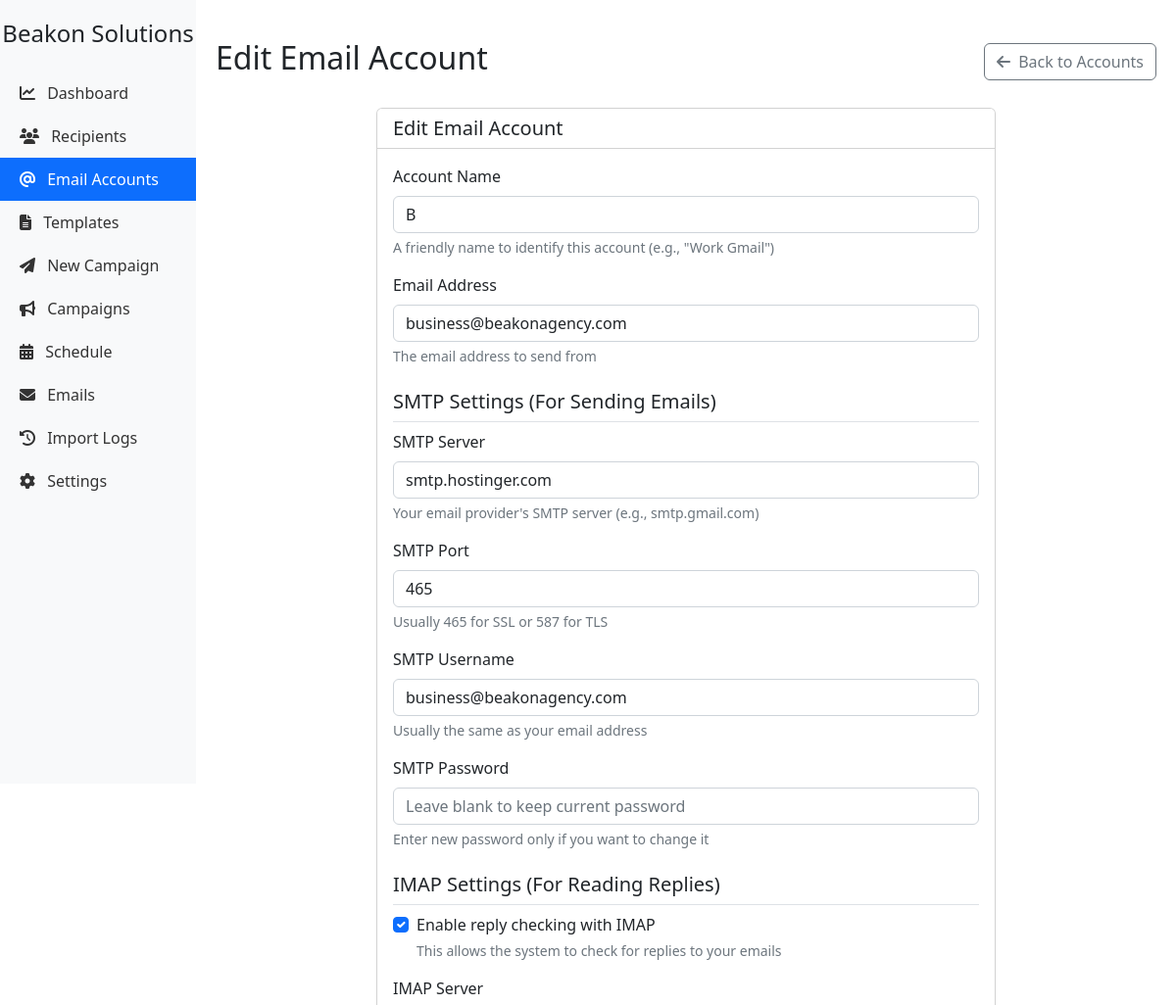
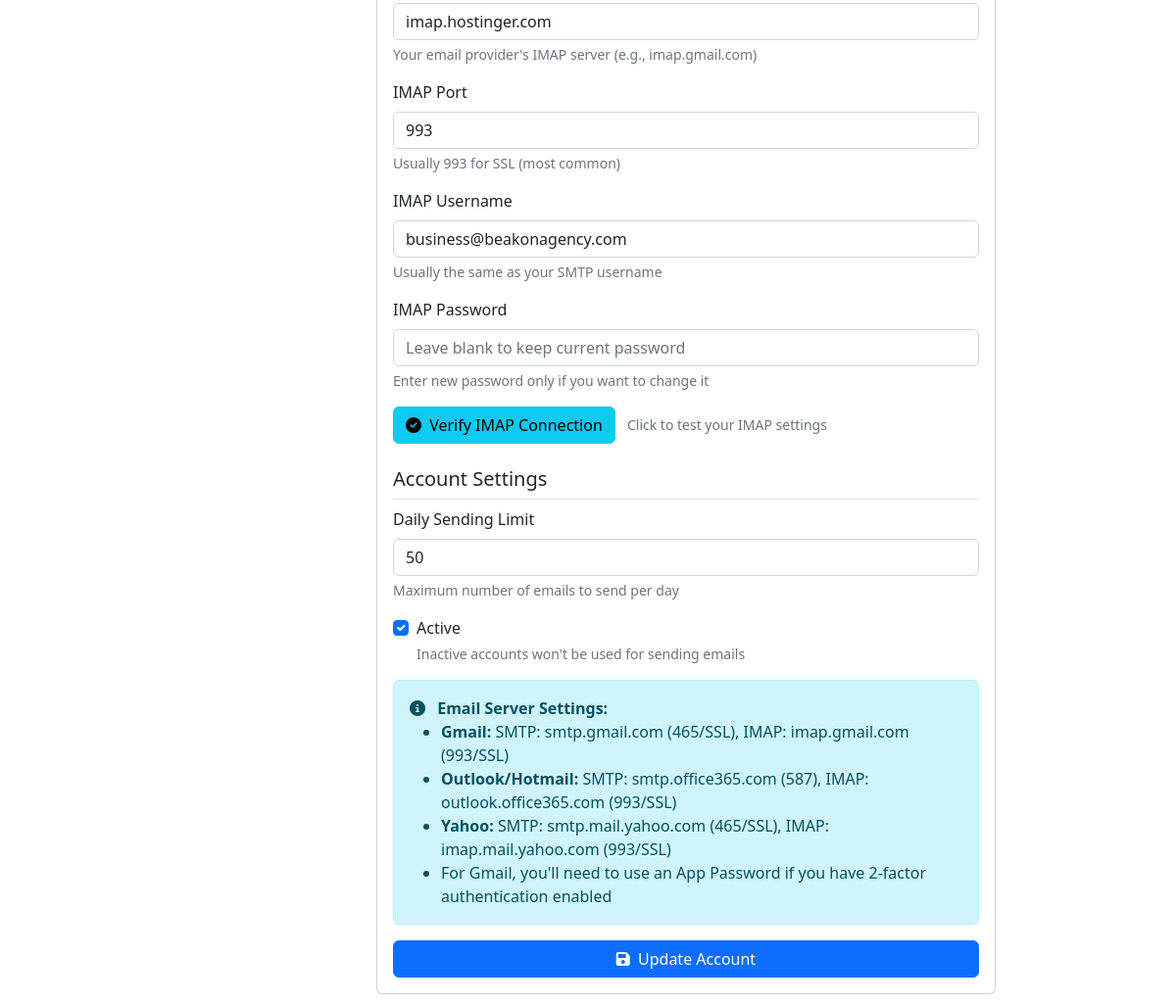
/accounts/1/edit, run on the app's committed database (2 pictures, top to bottom).
### app/models/models.py (models this page shows, shortened)
class EmailAccount(db.Model):
    __table_args__ = {'extend_existing': True}
    id = db.Column(db.Integer, primary_key=True)
    name = db.Column(db.String(100), nullable=False)
    email = db.Column(db.String(120), unique=True, nullable=False)
    smtp_server = db.Column(db.String(100), nullable=False)
    smtp_port = db.Column(db.Integer, nullable=False)
    smtp_username = db.Column(db.String(120), nullable=False)
    smtp_password = db.Column(db.String(255), nullable=False)
    imap_server = db.Column(db.String(100), nullable=True)
    imap_port = db.Column(db.Integer, nullable=True, default=993)
    imap_username = db.Column(db.String(120), nullable=True)
    imap_password = db.Column(db.String(255), nullable=True)
    imap_enabled = db.Column(db.Boolean, default=False)
    imap_verified_at = db.Column(db.DateTime, nullable=True)
    daily_limit = db.Column(db.Integer, default=50)
    is_active = db.Column(db.Boolean, default=True)
    created_at = db.Column(db.DateTime, default=datetime.utcnow)
    updated_at = db.Column(db.DateTime, default=datetime.utcnow, onupdate=datetime.utcnow)
    emails = db.relationship('Email', backref='account', lazy=True)

### app/controllers/routes.py (the view, shortened to what this page needs)
@app.route('/accounts/<int:id>/edit', methods=['GET', 'POST'])
def edit_account(id):
    account = EmailAccount.query.get_or_404(id)
    return render_template('edit_account.html', account=account)

### app/templates/edit_account.html (shortened to what this page needs)
{% extends "base.html" %}
{% block page_title %}Edit Email Account{% endblock %}
{% block page_actions %}
<a href="{{ url_for('accounts') }}" class="btn btn-outline-secondary">
    <i class="fas fa-arrow-left me-1"></i> Back to Accounts
</a>
{% endblock %}
{% block content %}
<div class="row">
    <div class="col-md-8 mx-auto">
        <div class="card">
            <div class="card-header bg-white">
                <h5 class="mb-0">Edit Email Account</h5>
            </div>
            <div class="card-body">
                <form action="{{ url_for('edit_account', id=account.id) }}" method="post">
                    <div class="mb-3">
                        <label for="name" class="form-label">Account Name</label>
                        <input type="text" class="form-control" id="name" name="name" value="{{ account.name }}" required>
                        <div class="form-text">A friendly name to identify this account (e.g., "Work Gmail")</div>
                    </div>
                    <div class="mb-3">
                        <label for="email" class="form-label">Email Address</label>
                        <input type="email" class="form-control" id="email" name="email" value="{{ account.email }}" required>
                        <div class="form-text">The email address to send from</div>
                    </div>
                    <h5 class="mt-4 border-bottom pb-2">SMTP Settings (For Sending Emails)</h5>
                    <div class="mb-3">
                        <label for="smtp_server" class="form-label">SMTP Server</label>
                        <input type="text" class="form-control" id="smtp_server" name="smtp_server" value="{{ account.smtp_server }}" required>
                        <div class="form-text">Your email provider's SMTP server (e.g., smtp.gmail.com)</div>
                    </div>
                    <div class="mb-3">
                        <label for="smtp_port" class="form-label">SMTP Port</label>
                        <input type="number" class="form-control" id="smtp_port" name="smtp_port" value="{{ account.smtp_port }}" required>
                        <div class="form-text">Usually 465 for SSL or 587 for TLS</div>
                    </div>
                    <div class="mb-3">
                        <label for="smtp_username" class="form-label">SMTP Username</label>
                        <input type="text" class="form-control" id="smtp_username" name="smtp_username" value="{{ account.smtp_username }}" required>
                        <div class="form-text">Usually the same as your email address</div>
                    </div>
                    <div class="mb-3">
                        <label for="smtp_password" class="form-label">SMTP Password</label>
                        <input type="password" class="form-control" id="smtp_password" name="smtp_password" placeholder="Leave blank to keep current password">
                        <div class="form-text">Enter new password only if you want to change it</div>
                    </div>
                    <h5 class="mt-4 border-bottom pb-2">IMAP Settings (For Reading Replies)</h5>
                    <div class="mb-3 form-check">
                        <input type="checkbox" class="form-check-input" id="imap_enabled" name="imap_enabled" {% if account.imap_enabled %}checked{% endif %}>
                        <label class="form-check-label" for="imap_enabled">Enable reply checking with IMAP</label>
                        <div class="form-text">This allows the system to check for replies to your emails</div>
                    </div>
                    <div id="imap_settings">
                        <div class="mb-3">
                            <label for="imap_server" class="form-label">IMAP Server</label>
                            <input type="text" class="form-control" id="imap_server" name="imap_server" value="{{ account.imap_server or '' }}">
                            <div class="form-text">Your email provider's IMAP server (e.g., imap.gmail.com)</div>
                        </div>
                        <div class="mb-3">
                            <label for="imap_port" class="form-label">IMAP Port</label>
                            <input type="number" class="form-control" id="imap_port" name="imap_port" value="{{ account.imap_port or 993 }}">
                            <div class="form-text">Usually 993 for SSL (most common)</div>
                        </div>
                        <div class="mb-3">
                            <label for="imap_username" class="form-label">IMAP Username</label>
                            <input type="text" class="form-control" id="imap_username" name="imap_username" value="{{ account.imap_username or '' }}">
                            <div class="form-text">Usually the same as your SMTP username</div>
                        </div>
                        <div class="mb-3">
                            <label for="imap_password" class="form-label">IMAP Password</label>
                            <input type="password" class="form-control" id="imap_password" name="imap_password" placeholder="Leave blank to keep current password">
                            <div class="form-text">Enter new password only if you want to change it</div>
                        </div>
                        <div class="mb-3">
                            <form action="{{ url_for('verify_account_imap', id=account.id) }}" method="post" class="d-inline">
                                <button type="submit" class="btn btn-info">
                                    <i class="fas fa-check-circle me-1"></i> Verify IMAP Connection
                                </button>
                            </form>
                            <small class="text-muted ms-2">Click to test your IMAP settings</small>
                        </div>
                    </div>
                    <h5 class="mt-4 border-bottom pb-2">Account Settings</h5>
                    <div class="mb-3">
                        <label for="daily_limit" class="form-label">Daily Sending Limit</label>
                        <input type="number" class="form-control" id="daily_limit" name="daily_limit" value="{{ account.daily_limit }}" required>
                        <div class="form-text">Maximum number of emails to send per day</div>
                    </div>
                    <div class="mb-3 form-check">
                        <input type="checkbox" class="form-check-input" id="is_active" name="is_active" {% if account.is_active %}checked{% endif %}>
                        <label class="form-check-label" for="is_active">Active</label>
                        <div class="form-text">Inactive accounts won't be used for sending emails</div>
                    </div>
                    <div class="alert alert-info">
                        <i class="fas fa-info-circle me-2"></i> <strong>Email Server Settings:</strong>
                        <ul class="mb-0">
                            <li><strong>Gmail:</strong> SMTP: smtp.gmail.com (465/SSL), IMAP: imap.gmail.com (993/SSL)</li>
                            <li><strong>Outlook/Hotmail:</strong> SMTP: smtp.office365.com (587), IMAP: outlook.office365.com (993/SSL)</li>
                            <li><strong>Yahoo:</strong> SMTP: smtp.mail.yahoo.com (465/SSL), IMAP: imap.mail.yahoo.com (993/SSL)</li>
                            <li>For Gmail, you'll need to use an App Password if you have 2-factor authentication enabled</li>
                        </ul>
                    </div>
                    <div class="d-grid gap-2">
                        <button type="submit" class="btn btn-primary">
                            <i class="fas fa-save me-1"></i> Update Account
                        </button>
                    </div>
                </form>
            </div>
        </div>
    </div>
</div>
{% endblock %}

### data on the page
EmailAccount: name "B", email "business@beakonagency.com", smtp_server "smtp.hostinger.com", smtp_port "465", smtp_username "business@beakonagency.com", imap_enabled "☑", imap_server "imap.hostinger.com", imap_port "993", imap_username "business@beakonagency.com", daily_limit "50", is_active "☑"
